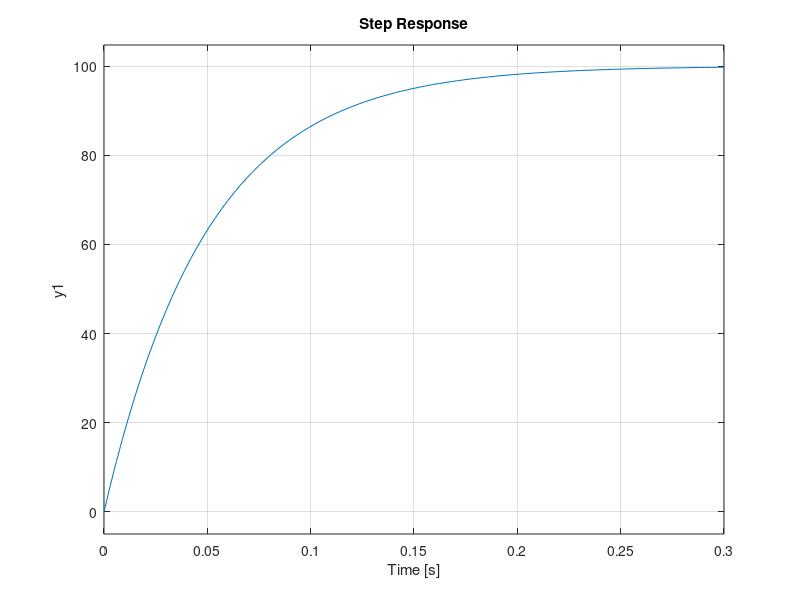

The MATLAB source for this figure: (Note: this script raises an error after producing the figure.)
%% Motor Control Simulation
close all;
clear all;

b = 0.05;
J = 0.01;
R = 5;
k = 0.006;

kp = 1;
kff = 1;

s = tf('s');
%motortf = k/((J*s + b)*R + k^2);
motortf = 2000/(s+20);
step(motortf);

Cf = kff;
C = kp;

Cf =tf(CF);
C = tf(C);

%Cf = 40 and C = 10 seems to work pretty well for the above params
